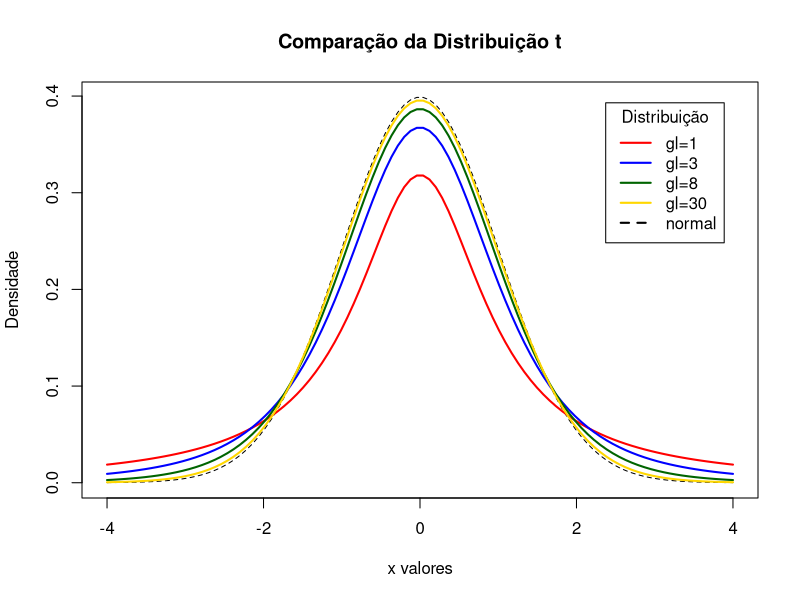

R code for this plot:
## ---- chunk 1
# Display the Student's t distributions with various
# degrees of freedom and compare to the normal distribution
x <- seq(-4, 4, length=100)
hx <- dnorm(x)

degf <- c(1, 3, 8, 30)
colors <- c("red", "blue", "darkgreen", "gold", "black")
labels <- c("gl=1", "gl=3", "gl=8", "gl=30", "normal")

plot(x, hx, type="l", lty=2, xlab="x valores",
     ylab="Densidade", main="Comparação da Distribuição t")

for (i in 1:4){
  lines(x, dt(x,degf[i]), lwd=2, col=colors[i])
}

legend("topright", inset=.05, title="Distribuição",
       labels, lwd=2, lty=c(1, 1, 1, 1, 2), col=colors)


